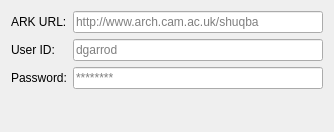
<?xml version="1.0" encoding="UTF-8"?>
<ui version="4.0">
 <class>Form</class>
 <widget class="QWidget" name="Form">
  <property name="geometry">
   <rect>
    <x>0</x>
    <y>0</y>
    <width>334</width>
    <height>132</height>
   </rect>
  </property>
  <property name="windowTitle">
   <string>Form</string>
  </property>
  <layout class="QGridLayout" name="gridLayout">
   <item row="2" column="0">
    <widget class="QLabel" name="arkPasswordLabel">
     <property name="text">
      <string>Password:</string>
     </property>
     <property name="buddy">
      <cstring>arkPasswordEdit</cstring>
     </property>
    </widget>
   </item>
   <item row="1" column="1">
    <widget class="QLineEdit" name="arkUserEdit">
     <property name="placeholderText">
      <string>dgarrod</string>
     </property>
    </widget>
   </item>
   <item row="1" column="0">
    <widget class="QLabel" name="arkUserLabel">
     <property name="text">
      <string>User ID:</string>
     </property>
     <property name="buddy">
      <cstring>arkUserEdit</cstring>
     </property>
    </widget>
   </item>
   <item row="2" column="1">
    <widget class="QLineEdit" name="arkPasswordEdit">
     <property name="text">
      <string/>
     </property>
     <property name="echoMode">
      <enum>QLineEdit::Password</enum>
     </property>
     <property name="placeholderText">
      <string>********</string>
     </property>
    </widget>
   </item>
   <item row="0" column="1">
    <widget class="QLineEdit" name="arkUrlEdit">
     <property name="enabled">
      <bool>true</bool>
     </property>
     <property name="placeholderText">
      <string>http://www.arch.cam.ac.uk/shuqba</string>
     </property>
    </widget>
   </item>
   <item row="0" column="0">
    <widget class="QLabel" name="arkUrlLabel">
     <property name="text">
      <string>ARK URL:</string>
     </property>
     <property name="alignment">
      <set>Qt::AlignJustify|Qt::AlignVCenter</set>
     </property>
     <property name="wordWrap">
      <bool>true</bool>
     </property>
     <property name="buddy">
      <cstring>arkUrlEdit</cstring>
     </property>
    </widget>
   </item>
   <item row="3" column="0" colspan="2">
    <spacer name="verticalSpacer">
     <property name="orientation">
      <enum>Qt::Vertical</enum>
     </property>
     <property name="sizeHint" stdset="0">
      <size>
       <width>20</width>
       <height>40</height>
      </size>
     </property>
    </spacer>
   </item>
  </layout>
 </widget>
 <resources/>
 <connections/>
</ui>
